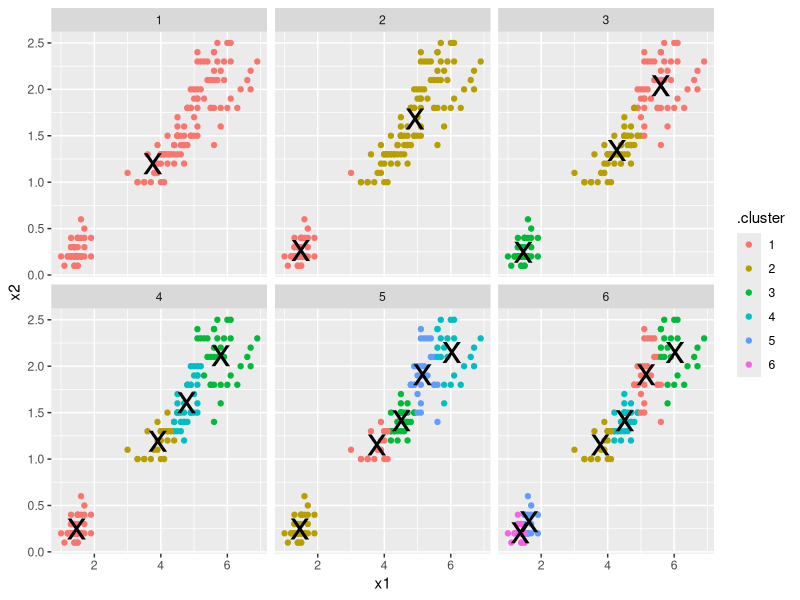

R code for this plot:
## ---- chunk 1
summary(iris)
## ---- chunk 2
library(broom)
library(dplyr)
library(ggplot2)

iris_sub <- select(iris, x1 = Petal.Length, x2 = Petal.Width)

kclusts <- data.frame(k=1:6) %>% group_by(k) %>% do(kclust=kmeans(iris_sub, .$k))
clusters <- kclusts %>% group_by(k) %>% do(tidy(.$kclust[[1]]))
assignments <- kclusts %>% group_by(k) %>% do(augment(.$kclust[[1]], iris_sub))
clusterings <- kclusts %>% group_by(k) %>% do(glance(.$kclust[[1]]))

ggplot(assignments, aes(x = x1, y = x2)) + 
    facet_wrap(~ k) +
    geom_point(aes(color=.cluster)) + 
    geom_point(data=clusters, size=10, shape="x")
